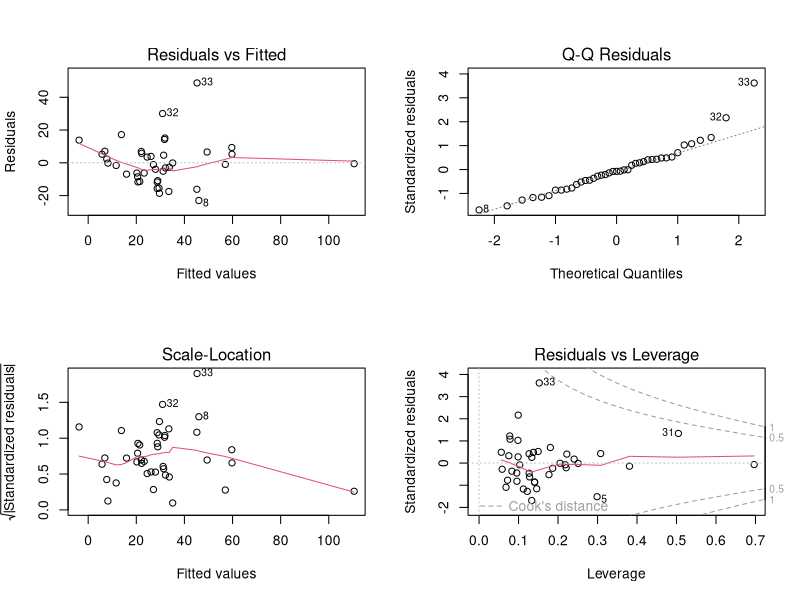
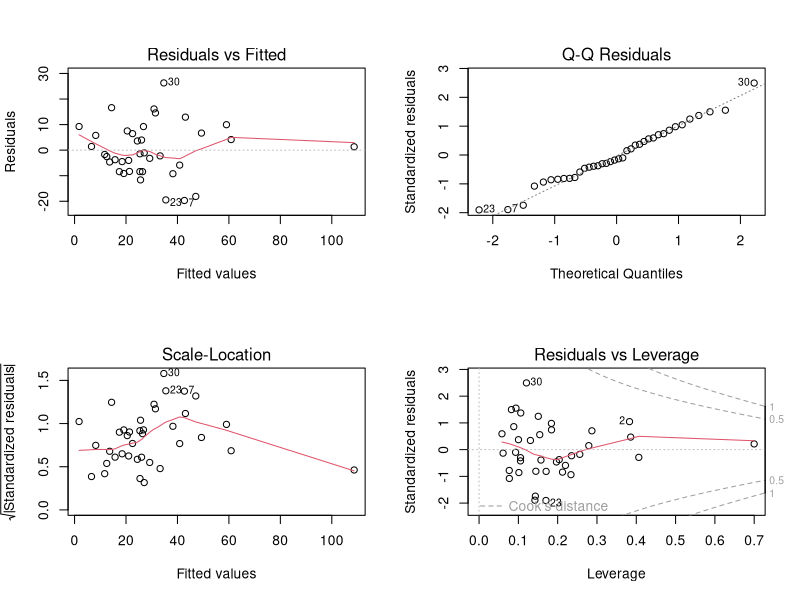

These figures' R source, in order:
#The file contains R script for answers to question 3 of
#assignment 4. This is submitted for course work of Statistical
#Structures in Data, PGDBA 08, 2022-23 by Anurag Shukla (22BM6JP08)

#Importing Libraries
library("readxl")

#Importing the Dataset
setwd("C:/Users/Anurag Shukla/Documents/pgdba/study/ISI/SSD/assignment2")
df <- read_excel("Assignment_2_data.xlsx", sheet = 5)

#Multivariate Linear Regression
dof <- 34 #n-k-1
fit <- lm(SO2~temp+manu+popul+wind+precip+predays,data = df)
summary(fit)
par(mfrow = c(2,2))
plot(fit)
conf_int <- confint(fit)
write.csv(conf_int, file = "conf_int.csv")

#Testing on given X value
beta <- fit$coefficients
y_actual <- 20
x <- data.frame(int = 1, temp=55, manu=440, popul=500, wind=10.0, precip=11.75, predays=80)
y_predict <- sum(beta*x)

#Confidence and Prediction Intervals
predict(fit, x, interval="confidence")
predict(fit, x, interval="predict")

#Influencial Points using DFFITS
dffits <- as.data.frame(dffits(fit))
thres <- 2*sqrt(6/41) #2(k/n)^0.5
points <- which(abs(dffits) > thres)

#Regression without Influencial points
df1 <- df[-points,]
fit1 <- lm(SO2~temp+manu+popul+wind+precip+predays,data = df1)
summary(fit1)
par(mfrow = c(2,2))
plot(fit1)
